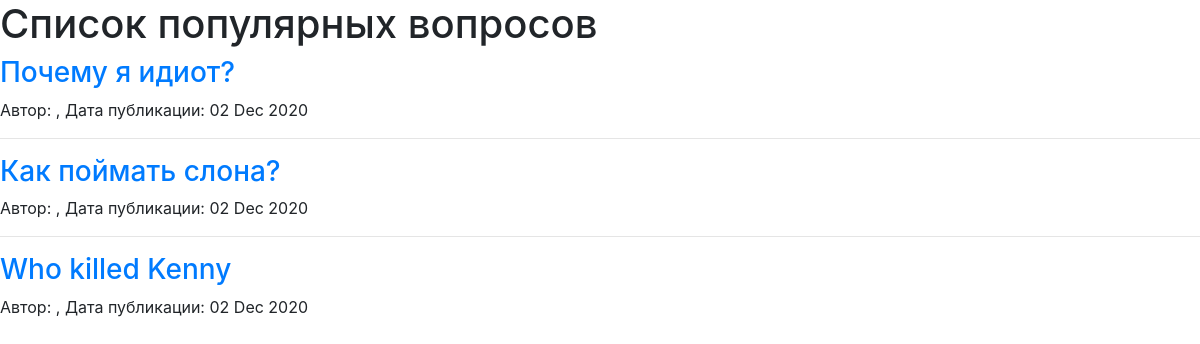
/popular/1/, run on an earlier commit of the app's database.
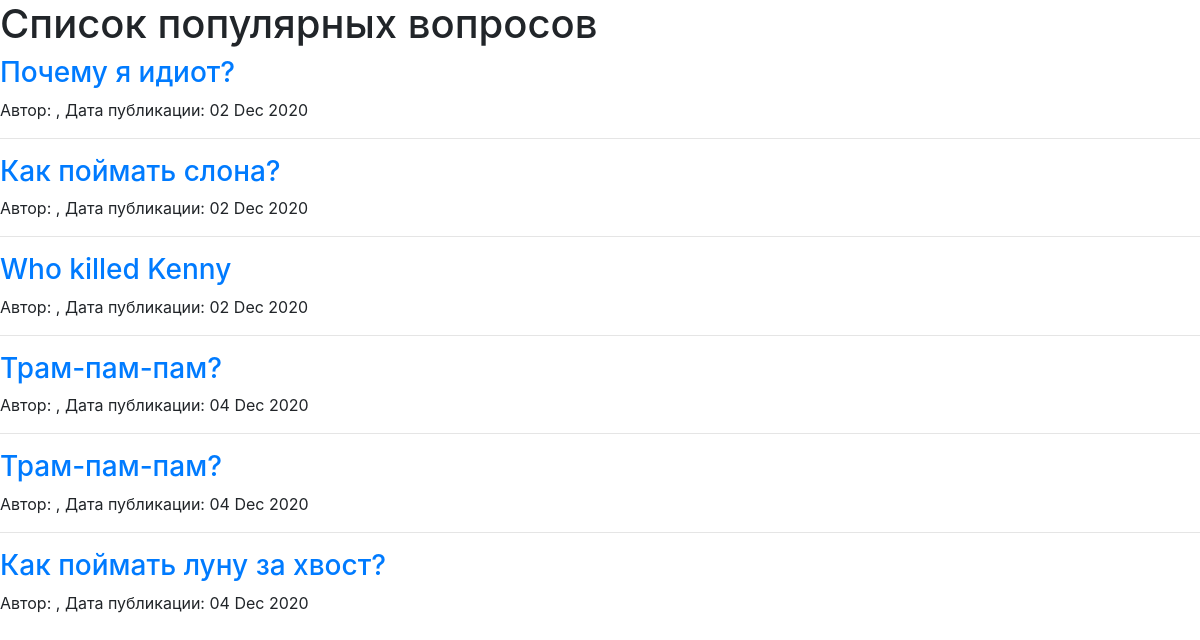
And on a later commit of the database.
### qa/models.py (models this page shows)
class Question(models.Model):
    objects = QuestionManager()
    title = models.CharField(max_length=250)
    text = models.TextField(blank = True, default='')
    added_at = models.DateTimeField(blank = True, null = True, auto_now_add=True)
    rating = models.IntegerField(default=0, null = True)
    author = models.ForeignKey(
        User, null=True, on_delete=models.SET_NULL, related_name='question'
    )
    likes = models.ManyToManyField(User, blank = True, related_name='question_like_user')
    class Meta:
        ordering = ['-added_at']

### qa/views.py (the view)
# urls.py: path('popular/<int:page>/', views.popular, name = 'popular_questions'),
def popular(request, page):
    qs = Question.objects.order_by('-rating')
    return render(request, 'popular.html', Question.objects.paginate(qs, page, 'popular'))

### qa/models.py (called while the page is built)
        def paginate(self, qs, page, slug=''):
            limit = 10
            paginator = Paginator(qs, limit)
            paginator.baseurl = f'{slug}/{page}'
            page = paginator.page(page)
            return {'questions': page, 'paginator': paginator}

### templates/popular.html (shortened to what this page needs)
{% extends "base.html" %}
{% block header %}Cписок популярных вопросов{% endblock %}
{% block content %}
    {% for question in questions %}
        <h3><a href="../../question/{{ question.pk }}">{{ question.title }}</a></h3>
        <p>
            Автор: {{ question.author.get_full_name }}, Дата публикации: {{ question.added_at|date:"d M Y" }}
        </p>
        {% if not forloop.last %}<hr>{% endif %}
    {% empty %}
        <p>Список вопросов пуст.</p>
    {% endfor %}
{% endblock %}

What changed in the data, as far as the page shows it:
added Question: title "Трам-пам-пам?", added_at "04 Dec 2020"
added Question: title "Трам-пам-пам?", added_at "04 Dec 2020"
added Question: title "Как поймать луну за хвост?", added_at "04 Dec 2020"
